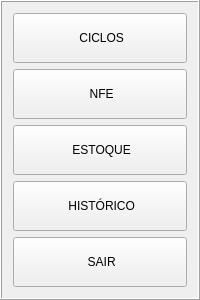
     <widget class="QFrame" name="frame_8">
      <property name="minimumSize">
       <size>
        <width>160</width>
        <height>0</height>
       </size>
      </property>
      <property name="frameShape">
       <enum>QFrame::Box</enum>
      </property>
      <property name="frameShadow">
       <enum>QFrame::Raised</enum>
      </property>
      <layout class="QVBoxLayout" name="verticalLayout_11">
       <item>
        <widget class="QPushButton" name="bt_cycle_menu">
         <property name="sizePolicy">
          <sizepolicy hsizetype="Minimum" vsizetype="Fixed">
           <horstretch>0</horstretch>
           <verstretch>0</verstretch>
          </sizepolicy>
         </property>
         <property name="minimumSize">
          <size>
           <width>0</width>
           <height>50</height>
          </size>
         </property>
         <property name="text">
          <string> CICLOS</string>
         </property>
         <property name="icon">
          <iconset resource="resource.qrc">
           <normaloff>:/icons/assets/tag-32.png</normaloff>:/icons/assets/tag-32.png</iconset>
         </property>
         <property name="iconSize">
          <size>
           <width>32</width>
           <height>32</height>
          </size>
         </property>
        </widget>
       </item>
       <item>
        <widget class="QPushButton" name="bt_nfe_menu">
         <property name="minimumSize">
          <size>
           <width>0</width>
           <height>50</height>
          </size>
         </property>
         <property name="text">
          <string> NFE</string>
         </property>
         <property name="icon">
          <iconset resource="resource.qrc">
           <normaloff>:/icons/assets/document-32.png</normaloff>:/icons/assets/document-32.png</iconset>
         </property>
         <property name="iconSize">
          <size>
           <width>32</width>
           <height>32</height>
          </size>
         </property>
        </widget>
       </item>
       <item>
        <widget class="QPushButton" name="bt_stock_menu">
         <property name="minimumSize">
          <size>
           <width>0</width>
           <height>50</height>
          </size>
         </property>
         <property name="text">
          <string> ESTOQUE</string>
         </property>
         <property name="icon">
          <iconset resource="resource.qrc">
           <normaloff>:/icons/assets/stock-32.png</normaloff>:/icons/assets/stock-32.png</iconset>
         </property>
         <property name="iconSize">
          <size>
           <width>32</width>
           <height>32</height>
          </size>
         </property>
        </widget>
       </item>
       <item>
        <widget class="QPushButton" name="bt_history_menu">
         <property name="minimumSize">
          <size>
           <width>0</width>
           <height>50</height>
          </size>
         </property>
         <property name="text">
          <string> HISTÓRICO</string>
         </property>
         <property name="icon">
          <iconset resource="resource.qrc">
           <normaloff>:/icons/assets/history-32.png</normaloff>:/icons/assets/history-32.png</iconset>
         </property>
         <property name="iconSize">
          <size>
           <width>32</width>
           <height>32</height>
          </size>
         </property>
        </widget>
       </item>
       <item>
        <widget class="QPushButton" name="bt_exit_menu">
         <property name="minimumSize">
          <size>
           <width>0</width>
           <height>50</height>
          </size>
         </property>
         <property name="text">
          <string> SAIR</string>
         </property>
         <property name="icon">
          <iconset resource="resource.qrc">
           <normaloff>:/icons/assets/exit-32.png</normaloff>:/icons/assets/exit-32.png</iconset>
         </property>
         <property name="iconSize">
          <size>
           <width>32</width>
           <height>32</height>
          </size>
         </property>
        </widget>
       </item>
      </layout>
     </widget>
